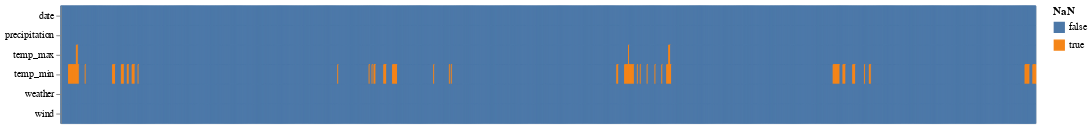

Notebook source saved alongside this figure:
### Markdown cell above
We could create a more effective visualization of this using Altair,
but it would be a bit involved as you can see below.
The reason we are melting the data
is so that we can perform this viz for all the columns
since we don't know where the EDA values are when we do EDA.
If you are only interested in one column,
you could skip the melting part.

### Code cell
alt.Chart(
    df.isna().reset_index().melt(
        id_vars='index'
    )
).mark_rect().encode(
    alt.X('index:O').axis(None),
    alt.Y('variable').title(None),
    alt.Color('value').title('NaN'),
    alt.Stroke('value')  # We set the stroke which is the outline of each rectangle in the heatmap
).properties(
    width=df.shape[0]
)

### Figure 1 — Vega specification as saved in the notebook (floating-point values rounded to 4 significant figures; data arrays with more than 128 entries replaced by an {"elided": "..."} marker saying what was removed)
{"$schema": "https://vega.github.io/schema/vega/v5.json", "data": [{"name": "source_0", "values": {"elided": "5976 records"}}, {"name": "source_0_x_domain_index", "values": {"elided": "996 records"}}, {"name": "source_0_y_domain_variable", "values": [{"variable": "date"}, {"variable": "precipitation"}, {"variable": "temp_max"}, {"variable": "temp_min"}, {"variable": "wind"}, {"variable": "weather"}]}, {"name": "source_0_color_domain_value", "values": [{"value": false}, {"value": true}]}, {"name": "source_0_stroke_domain_value", "values": [{"value": false}, {"value": true}]}], "signals": [{"name": "y_step", "value": 20}, {"name": "height", "update": "bandspace(domain('y').length, 0, 0) * y_step"}], "marks": [{"type": "rect", "name": "marks", "from": {"data": "source_0"}, "encode": {"update": {"height": {"signal": "max(0.25, bandwidth('y'))"}, "stroke": {"field": "value", "scale": "stroke"}, "y": {"field": "variable", "scale": "y"}, "x": {"field": "index", "scale": "x"}, "width": {"signal": "max(0.25, bandwidth('x'))"}, "fill": {"field": "value", "scale": "color"}}}, "style": ["rect"]}], "scales": [{"name": "x", "type": "band", "domain": {"data": "source_0_x_domain_index", "field": "index", "sort": true}, "range": [0, {"signal": "width"}], "paddingOuter": 0, "paddingInner": 0}, {"name": "y", "type": "band", "domain": {"data": "source_0_y_domain_variable", "field": "variable", "sort": true}, "range": {"step": {"signal": "y_step"}}, "paddingInner": 0, "paddingOuter": 0}, {"name": "color", "type": "ordinal", "domain": {"data": "source_0_color_domain_value", "field": "value", "sort": true}, "range": "category"}, {"name": "stroke", "type": "ordinal", "domain": {"data": "source_0_stroke_domain_value", "field": "value", "sort": true}, "range": "category"}], "axes": [{"scale": "y", "zindex": 1, "grid": false, "orient": "left"}], "padding": 5, "background": "white", "legends": [{"title": "NaN", "fill": "color", "symbolType": "square", "stroke": "stroke", "encode": {"symbols": {"update": {"fillOpacity": {"value": 1}}}}}], "width": 996, "style": "cell"}
